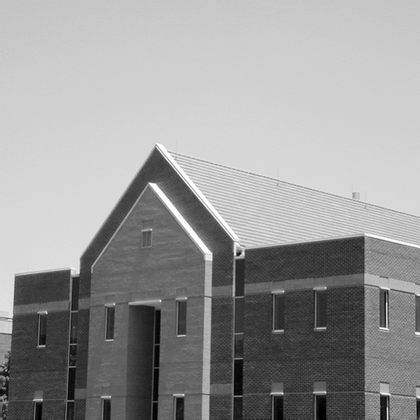
%> input picture Assignment4-Harris_corner_detector/building-600by600.tif, 420 x 420 px, shrunk from 600 x 600 before the run
$ octave harris_corner.m   (GNU Octave 9; MATLAB toolbox functions it lacks are replaced by stand-ins)
%> lines starting %> are read from the running program, lines starting %| are printed output that depends on the picture
%
% Skeleton code for COSE490 Fall 2022 Assignment 4
%
% Won-Ki Jeong (wkjeong@korea.ac.kr)
%

clear all;
close all;

%
% Loading input image
%
I=imread('building-600by600.tif');
%> I is the input picture: size 420x420 uint8; min 0, max 255, mean 152.9
% I=imread('checkerboard-noisy2.tif');
% I=imread('church.jpeg');
Img=double(I(:,:,1));

%
% ToDo: Compute R
%

sobelX = [-1,0,1; -2,0,2; -1,0,1];
sobelY = [1,2,1; 0,0,0; -1,-2,-1];

Ix = conv2(Img, sobelX, 'same');
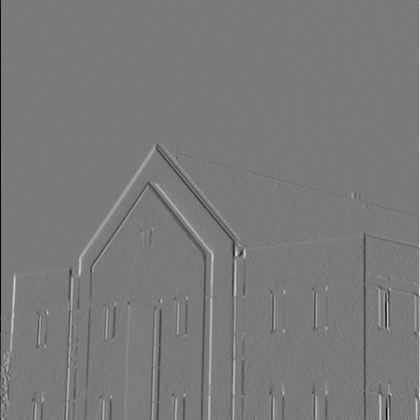
%> Ix: size 420x420 double; min -892, max 961, mean 0.1; drawn with min black and max white
Iy = conv2(Img, sobelY, 'same');

h = fspecial('gaussian',7,2.0);

Ix2 = conv2(Ix.^2, h, 'same');
Iy2 = conv2(Iy.^2, h, 'same');
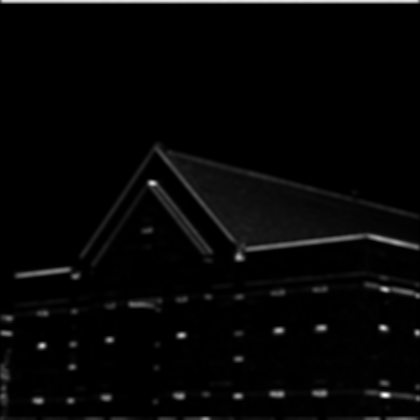
%> Iy2: size 420x420 double; min 1.82, max 150103.2, mean 3811.8; drawn with min black and max white
Ixy = conv2(Ix.*Iy, h, 'same');
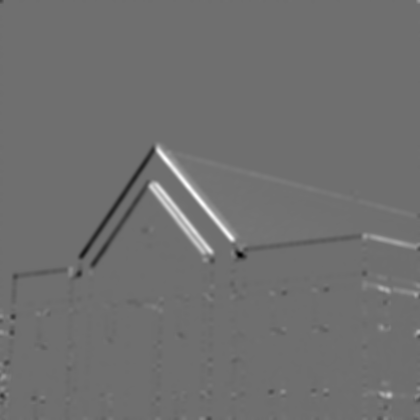
%> Ixy: size 420x420 double; min -41881, max 54093.5, mean 275.4; drawn with min black and max white

det = Ix2.*Iy2 - Ixy.^2;
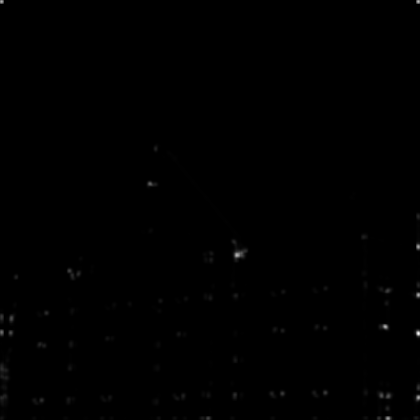
%> det: size 420x420 double; min 8.37, max 9.62e+09, mean 20730512.7; drawn with min black and max white
trace = Ix2 + Iy2;
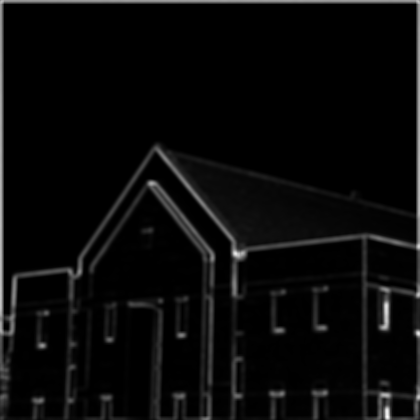
%> trace: size 420x420 double; min 5.84, max 221791.7, mean 8783.3; drawn with min black and max white

%%%%%%%%%%%%%%%%%%%%%%%%%%%%%%%%%%%%%%%%%%%%%%%%%%%%%%%%%%%
% k는 sensitivity factor로 이미지에 따라 적절한 값으로 설정
k = 0.04;
%%%%%%%%%%%%%%%%%%%%%%%%%%%%%%%%%%%%%%%%%%%%%%%%%%%%%%%%%%%

R = det - k*(trace.^2);     % R value 구함

%%%%%%%%%%%%%%%%%%%%%%%%%%%%%%%%%%%%%%%%%%%%%%%%%%%%%%%%%%%
% 이미지 전체로 봤을 때 맨 끝의 4개 corners는
% 이미지 내의 feature가 아니기 때문에 R value를 0으로 설정
[dimX, dimY] = size(R);
%> dimX = 420; dimY = 420

R(1:4, 1:4) = 0;
R(1:4, dimY-3:dimY) = 0;
R(dimX-3:dimX, 1:4) = 0;
R(dimX-3:dimX, dimY-3:dimY) = 0;
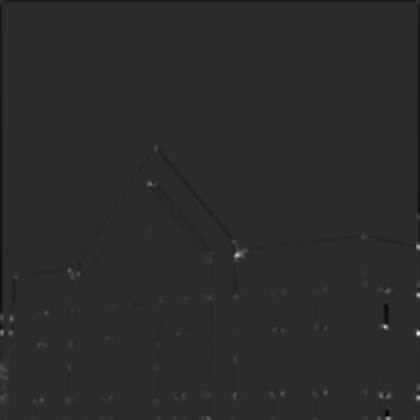
%> R: size 420x420 double; min -1.7e+09, max 8e+09, mean -2866662.1; drawn with min black and max white
%%%%%%%%%%%%%%%%%%%%%%%%%%%%%%%%%%%%%%%%%%%%%%%%%%%%%%%%%%%

%
% Example of collecting points and plot them
%
% (10,1), (15,2), (20,3)
%

% location = [10 15 20; 1 2 3]'
% points = cornerPoints(location);
% plot(points)


%
% ToDo: Visualize R values using jet colormap
%

% R value를 visualize 하고싶다면 true
% Corner points를 visualize 하고싶다면 false
visualization_R = false;

if visualization_R
    imshow(R);
    colormap("jet");
    clim("auto");
    colorbar;

%
% ToDo: Threshold R & Collect Local Maximum Points
%
else
    [dimX, dimY] = size(R);
    location=[];    % Corner points를 넣을 배열
    window = 10;    % Local patch의 window size
    sz = [window window];   % Local patch의 2D size

    %%%%%%%%%%%%%%%%%%%%%%%%%%%%%%%%%%%%%%%%%%%%%%%%%%%%%%%%%%%
    threshold=0.1e+9;   % 이미지 별로 적절한 threshold 값 사용
    %%%%%%%%%%%%%%%%%%%%%%%%%%%%%%%%%%%%%%%%%%%%%%%%%%%%%%%%%%%

    x_cnt = window;     % Local patch를 구하기 위한 변수
    y_cnt = window;     % Local patch를 구하기 위한 변수

    for x=1:dimX
        % Window size에 따른 local patch를 구하는 코드
        if(x_cnt < window)
            x_cnt = x_cnt+1;
            continue
        end
        x_cnt=1;

        for y=1:dimY
            % Window size에 따른 local patch를 구하는 코드
            if(y_cnt < window)
                y_cnt = y_cnt+1;
                continue
            end
            y_cnt=1;

            % Boundary index error 처리
            % Local patch를 구하는 코드
            if x+(window-1) > dimX
                local=R(x:dimX, y:y+(window-1));
            elseif  y+(window-1) > dimY
                local=R(x:x+(window-1), y:dimY);
            else
                local=R(x:x+(window-1), y:y+(window-1));
            end

            % Local maxima
            [local_maxima, max_index]=max(local(:));

            % 앞서 설정한 threshold 보다 local maxima가 더 높을 때 corner point로 넣음
            if local_maxima >= threshold
                [r, c] = ind2sub(sz,max_index);     % 1D index -> 2D index
                location=[location; y+c-1, x+r-1];  % Push corner point
            end
        end
    end
%> after the loop, c = 6; location = 190 rows, first 12: [156 149; 156 151; 175 158; 150 184; 151 184; 418 217; 150 230; 152 230; 150 232; 151 231; 235 240; 364 238]; r = 9

    points= cornerPoints(location);
%> points = 190 points; strongest (x, y): (156, 149), (156, 151), (175, 158), (150, 184), (151, 184)

%
% Visualize corner points over the input image
%

    imshow(I)

    hold on

    plot(points)
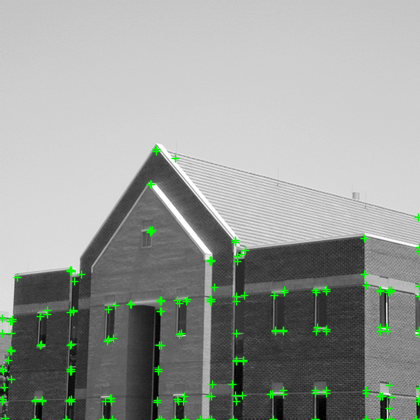
%> figure redrawn from the program's plot data

    hold off
end

$ run again, with Assignment4-Harris_corner_detector/church.jpeg saved as Assignment4-Harris_corner_detector/building-600by600.tif
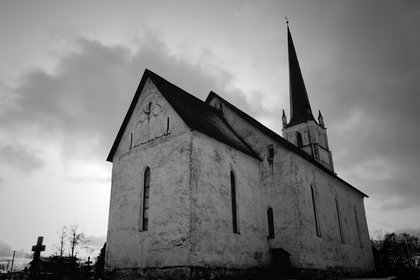
%> input picture Assignment4-Harris_corner_detector/church.jpeg, 420 x 280 px, shrunk from 650 x 433 before the run
%> I is the input picture: size 280x420x3 uint8; min 0, max 255, mean 127.7
%> `R(dimX-3:dimX, dimY-3:dimY) = 0;`:
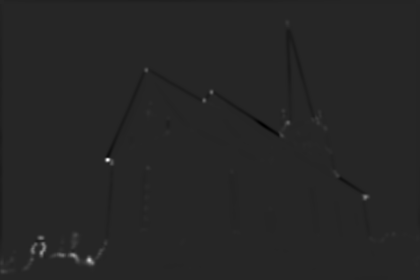
%> R: size 280x420 double; min -2.9e+09, max 1.65e+10, mean 13235552.6; drawn with min black and max white
%> after the loop `for x=1:dimX`: c = 3; location = 140 rows, first 12: [288 20; 288 23; 291 23; 147 70; 147 71; 210 90; 212 90; 205 100; 212 93; 150 104; 151 104; 205 101]; r = 1
%> points = 140 points; strongest (x, y): (288, 20), (288, 23), (291, 23), (147, 70), (147, 71)
%> `plot(points)`:
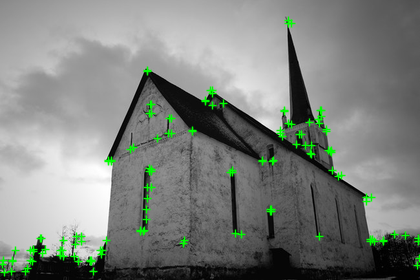
%> figure redrawn from the program's plot data
